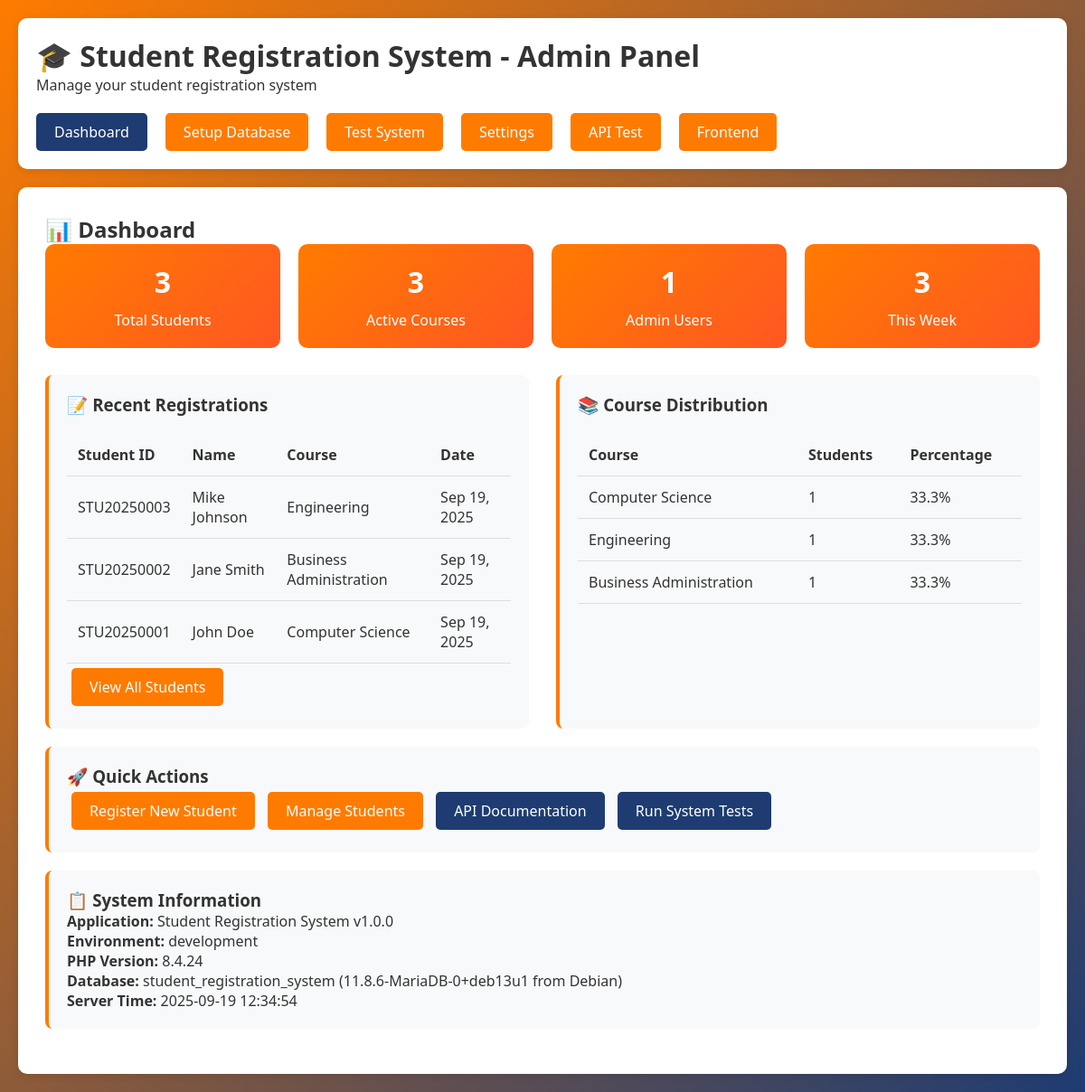
The page / on the database its author committed.
### tables this page shows
CREATE TABLE IF NOT EXISTS students (
    id INT AUTO_INCREMENT PRIMARY KEY,
    student_id VARCHAR(20) NOT NULL,
    first_name VARCHAR(50) NOT NULL,
    last_name VARCHAR(50) NOT NULL,
    email VARCHAR(100) NOT NULL,
    phone VARCHAR(20),
    date_of_birth DATE NOT NULL,
    gender ENUM('Male', 'Female', 'Other', 'Prefer not to say') NOT NULL,
    course VARCHAR(100) NOT NULL,
    academic_year ENUM('1st Year', '2nd Year', '3rd Year', '4th Year', 'Graduate') NOT NULL,
    semester ENUM('Fall', 'Spring', 'Summer') NOT NULL,
    address TEXT,
    city VARCHAR(50),
    state VARCHAR(50),
    zip_code VARCHAR(10),
    registration_date TIMESTAMP DEFAULT CURRENT_TIMESTAMP,
    last_modified TIMESTAMP DEFAULT CURRENT_TIMESTAMP ON UPDATE CURRENT_TIMESTAMP,
    status ENUM('Active', 'Inactive', 'Graduated', 'Suspended') DEFAULT 'Active',
    created_at TIMESTAMP DEFAULT CURRENT_TIMESTAMP,
    updated_at TIMESTAMP DEFAULT CURRENT_TIMESTAMP ON UPDATE CURRENT_TIMESTAMP
);

### config/database.php (called while the page is built, shortened)
<?php
class Database {
    private $host = 'localhost';
    private $db_name = 'student_registration_system';
    private $username = 'root';
    private $password = '';
    private $port = 3306;
    private $charset = 'utf8mb4';
    public function getConnection() {
        $this->conn = null;
        try {
            $dsn = "mysql:host=" . $this->host .
                   ";port=" . $this->port .
                   ";dbname=" . $this->db_name .
                   ";charset=" . $this->charset;
            $options = [
                PDO::ATTR_ERRMODE => PDO::ERRMODE_EXCEPTION,
                PDO::ATTR_DEFAULT_FETCH_MODE => PDO::FETCH_ASSOC,
                PDO::ATTR_EMULATE_PREPARES => false,
                PDO::MYSQL_ATTR_INIT_COMMAND => "SET NAMES utf8mb4"
            ];
            $this->conn = new PDO($dsn, $this->username, $this->password, $options);
        } catch(PDOException $exception) {
            error_log("Connection error: " . $exception->getMessage());
            throw new Exception("Database connection failed: " . $exception->getMessage());
        }
        return $this->conn;
    }
    public function getDatabaseInfo() {
        try {
            $conn = $this->getConnection();
            $stmt = $conn->query("SELECT VERSION() as version");
            $result = $stmt->fetch();
            return [
                'host' => $this->host,
                'database' => $this->db_name,
                'version' => $result['version'],
                'charset' => $this->charset
            ];
        } catch(Exception $e) {
            return null;
        }
    }
}
function getDatabase() {
    static $database = null;
    if ($database === null) {
        $database = new Database();
    }
    return $database;
}
function getConnection() {
    return getDatabase()->getConnection();
}
function executeQuery($sql, $params = []) {
    try {
        $conn = getConnection();
        $stmt = $conn->prepare($sql);
        $stmt->execute($params);
        return $stmt;
    } catch(PDOException $e) {
        error_log("Query execution error: " . $e->getMessage());
        throw new Exception("Database query failed");
    }
}
function fetchOne($sql, $params = []) {
    $stmt = executeQuery($sql, $params);
    return $stmt->fetch();
}
function fetchAll($sql, $params = []) {
    $stmt = executeQuery($sql, $params);
    return $stmt->fetchAll();
}
?>

### dashboard.php (the view)
<?php
try {
    $stats = [
        'total_students' => fetchOne("SELECT COUNT(*) as count FROM students WHERE status = 'Active'")['count'] ?? 0,
        'total_courses' => fetchOne("SELECT COUNT(DISTINCT course) as count FROM students WHERE status = 'Active'")['count'] ?? 0,
        'total_admins' => fetchOne("SELECT COUNT(*) as count FROM admin_users WHERE is_active = 1")['count'] ?? 0,
        'recent_registrations' => fetchOne("SELECT COUNT(*) as count FROM students WHERE registration_date >= DATE_SUB(NOW(), INTERVAL 7 DAY)")['count'] ?? 0
    ];
    $recent_students = fetchAll("
        SELECT student_id, first_name, last_name, email, course, registration_date
        FROM students
        WHERE status = 'Active'
        ORDER BY registration_date DESC
        LIMIT 10
    ");
    $course_stats = fetchAll("
        SELECT course, COUNT(*) as count
        FROM students
        WHERE status = 'Active'
        GROUP BY course
        ORDER BY count DESC
    ");
} catch (Exception $e) {
    $stats = ['total_students' => 0, 'total_courses' => 0, 'total_admins' => 0, 'recent_registrations' => 0];
    $recent_students = [];
    $course_stats = [];
    echo '<div class="alert alert-error">Database connection error: ' . htmlspecialchars($e->getMessage()) . '</div>';
}
?>
<h2>📊 Dashboard</h2>
<div class="stats">
    <div class="stat-card">
        <h3><?php echo $stats['total_students']; ?></h3>
        <p>Total Students</p>
    </div>
    <div class="stat-card">
        <h3><?php echo $stats['total_courses']; ?></h3>
        <p>Active Courses</p>
    </div>
    <div class="stat-card">
        <h3><?php echo $stats['total_admins']; ?></h3>
        <p>Admin Users</p>
    </div>
    <div class="stat-card">
        <h3><?php echo $stats['recent_registrations']; ?></h3>
        <p>This Week</p>
    </div>
</div>
<div style="display: grid; grid-template-columns: 1fr 1fr; gap: 30px;">
    <div class="card">
        <h3>📝 Recent Registrations</h3>
        <?php if (empty($recent_students)): ?>
            <p>No students registered yet.</p>
            <a href="../../register.html" class="btn" target="_blank">Register First Student</a>
        <?php else: ?>
            <table class="table">
                <thead>
                    <tr>
                        <th>Student ID</th>
                        <th>Name</th>
                        <th>Course</th>
                        <th>Date</th>
                    </tr>
                </thead>
                <tbody>
                    <?php foreach ($recent_students as $student): ?>
                    <tr>
                        <td><?php echo htmlspecialchars($student['student_id']); ?></td>
                        <td><?php echo htmlspecialchars($student['first_name'] . ' ' . $student['last_name']); ?></td>
                        <td><?php echo htmlspecialchars($student['course']); ?></td>
                        <td><?php echo date('M j, Y', strtotime($student['registration_date'])); ?></td>
                    </tr>
                    <?php endforeach; ?>
                </tbody>
            </table>
            <a href="../../view-students.html" class="btn" target="_blank">View All Students</a>
        <?php endif; ?>
    </div>
    <div class="card">
        <h3>📚 Course Distribution</h3>
        <?php if (empty($course_stats)): ?>
            <p>No course data available.</p>
        <?php else: ?>
            <table class="table">
                <thead>
                    <tr>
                        <th>Course</th>
                        <th>Students</th>
                        <th>Percentage</th>
                    </tr>
                </thead>
                <tbody>
                    <?php
                    $total = array_sum(array_column($course_stats, 'count'));
                    foreach ($course_stats as $course):
                        $percentage = $total > 0 ? round(($course['count'] / $total) * 100, 1) : 0;
                    ?>
                    <tr>
                        <td><?php echo htmlspecialchars($course['course']); ?></td>
                        <td><?php echo $course['count']; ?></td>
                        <td><?php echo $percentage; ?>%</td>
                    </tr>
                    <?php endforeach; ?>
                </tbody>
            </table>
        <?php endif; ?>
    </div>
</div>
<div class="card">
    <h3>🚀 Quick Actions</h3>
    <a href="../../register.html" class="btn" target="_blank">Register New Student</a>
    <a href="../../view-students.html" class="btn" target="_blank">Manage Students</a>
    <a href="../api/" class="btn btn-secondary" target="_blank">API Documentation</a>
    <a href="?page=test" class="btn btn-secondary">Run System Tests</a>
</div>
<div class="card">
    <h3>📋 System Information</h3>
    <p><strong>Application:</strong> <?php echo APP_NAME . ' v' . APP_VERSION; ?></p>
    <p><strong>Environment:</strong> <?php echo APP_ENV; ?></p>
    <p><strong>PHP Version:</strong> <?php echo PHP_VERSION; ?></p>
    <p><strong>Database:</strong> <?php
        try {
            $db_info = getDatabase()->getDatabaseInfo();
            echo $db_info['database'] . ' (' . $db_info['version'] . ')';
        } catch (Exception $e) {
            echo 'Connection Error';
        }
    ?></p>
    <p><strong>Server Time:</strong> <?php echo date('Y-m-d H:i:s'); ?></p>
</div>

### index.php (shortened to what this page needs)
<?php
$page = $_GET['page'] ?? 'dashboard';
?>
<!DOCTYPE html>
<html lang="en">
<head>
</head>
<body>
    <div class="container">
        <div class="header">
            <h1>🎓 <?php echo APP_NAME; ?> - Admin Panel</h1>
            <p>Manage your student registration system</p>
            <div class="nav">
                <a href="?page=dashboard" class="<?php echo $page === 'dashboard' ? 'active' : ''; ?>">Dashboard</a>
                <a href="?page=setup" class="<?php echo $page === 'setup' ? 'active' : ''; ?>">Setup Database</a>
                <a href="?page=test" class="<?php echo $page === 'test' ? 'active' : ''; ?>">Test System</a>
                <a href="?page=settings" class="<?php echo $page === 'settings' ? 'active' : ''; ?>">Settings</a>
                <a href="../api/test" target="_blank">API Test</a>
                <a href="../../index.html" target="_blank">Frontend</a>
            </div>
        </div>
        <div class="content">
            <?php
            switch ($page) {
                default:
                    include 'dashboard.php';
            }
            ?>
        </div>
    </div>
</body>
</html>

### index.php (style rules this page uses)
* { margin: 0; padding: 0; box-sizing: border-box; }
body { font-family: 'Segoe UI', Tahoma, Geneva, Verdana, sans-serif; background: linear-gradient(135deg, #ff7b00 0%, #1e3c72 100%); min-height: 100vh; color: #333; }
.container { max-width: 1200px; margin: 0 auto; padding: 20px; }
.header { background: white; padding: 20px; border-radius: 10px; margin-bottom: 20px; box-shadow: 0 2px 10px rgba(0,0,0,0.1); }
.nav { display: flex; gap: 20px; margin-top: 20px; }
.nav a { padding: 10px 20px; background: #ff7b00; color: white; text-decoration: none; border-radius: 5px; transition: background 0.3s; }
.nav a:hover, .nav a.active { background: #1e3c72; }
.content { background: white; padding: 30px; border-radius: 10px; box-shadow: 0 2px 10px rgba(0,0,0,0.1); }
.card { background: #f8f9fa; padding: 20px; border-radius: 8px; margin-bottom: 20px; border-left: 4px solid #ff7b00; }
.stats { display: grid; grid-template-columns: repeat(auto-fit, minmax(200px, 1fr)); gap: 20px; margin-bottom: 30px; }
.stat-card { background: linear-gradient(135deg, #ff7b00, #ff5722); color: white; padding: 20px; border-radius: 10px; text-align: center; }
.stat-card h3 { font-size: 2rem; margin-bottom: 10px; }
.btn { display: inline-block; padding: 10px 20px; background: #ff7b00; color: white; text-decoration: none; border-radius: 5px; border: none; cursor: pointer; margin: 5px; }
.btn-secondary { background: #1e3c72; }
.table { width: 100%; border-collapse: collapse; margin-top: 20px; }
.table th, .table td { padding: 12px; text-align: left; border-bottom: 1px solid #ddd; }
.table th { background: #f8f9fa; font-weight: 600; }

### rows shown on the page
students: student "STU20250003", first_name+last_name "Mike Johnson", course "Engineering", registration_date "Sep 19, 2025"
students: student "STU20250002", first_name+last_name "Jane Smith", course "Business Administration", registration_date "Sep 19, 2025"
students: student "STU20250001", first_name+last_name "John Doe", course "Computer Science", registration_date "Sep 19, 2025"

### other values the page prints
APP_NAME "Student Registration System"
$stats['total_students'] "3"
$stats['total_courses'] "3"
$stats['total_admins'] "1"
$stats['recent_registrations'] "3"
$course['course'] "Computer Science"
$course['count'] "1"
$percentage "33.3"
$course['course'] "Engineering"
$course['course'] "Business Administration"
APP_VERSION "1.0.0"
APP_ENV "development"
PHP_VERSION "8.4.24"
$db_info['database'] "student_registration_system"
$db_info['version'] "11.8.6-MariaDB-0+deb13u1 from Debian"
